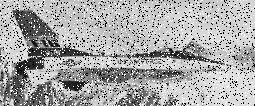
#> input picture images/noisy.jpg, 255 x 106 px, found by its file name
$ jupyter execute image_DFT_processing.ipynb
#> lines starting #> are read from the running program, lines starting #| are printed output that depends on the picture
[cell 1]
# =========================
# Cell 1: Import Libraries
# =========================
import cv2
import numpy as np
import matplotlib.pyplot as plt

# To display the image correctly in matplotlib as grayscale
plt.rcParams['image.cmap'] = 'gray'

[cell 2]
# =========================
# Cell 2: Read and Display Input Image
# =========================

# Read the image in grayscale mode
img = cv2.imread('noisy.jpg', cv2.IMREAD_GRAYSCALE)
#> img is the input picture: shape (106, 255); min 0, max 255, mean 167.9

# Display the input image
plt.figure(figsize=(5,5))
plt.title("Original Image - noisy.png")
plt.imshow(img)
plt.axis('off')
plt.show()

[cell 3]
# =========================
# Cell 3: Compute DFT and Display Magnitude & Phase
# =========================

# Compute 2D DFT
dft = cv2.dft(np.float32(img), flags=cv2.DFT_COMPLEX_OUTPUT)

# Shift low-frequency components to the centre of the image
dft_shift = np.fft.fftshift(dft)

# Compute magnitude and phase
magnitude = cv2.magnitude(dft_shift[:,:,0], dft_shift[:,:,1])
phase = np.arctan2(dft_shift[:,:,1], dft_shift[:,:,0])
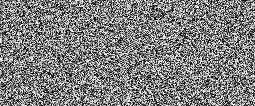
#> phase: shape (106, 255) float32; min -3.14, max 3.14, mean -0.00163; drawn with min black and max white

# Display magnitude and phase (in logarithmic scale for better visualisation)
plt.figure(figsize=(12,5))

plt.subplot(1,2,1)
plt.title("Magnitude Spectrum")
plt.imshow(np.log(1 + magnitude))
plt.axis('off')

plt.subplot(1,2,2)
plt.title("Phase Spectrum")
plt.imshow(phase)
plt.axis('off')

plt.show()
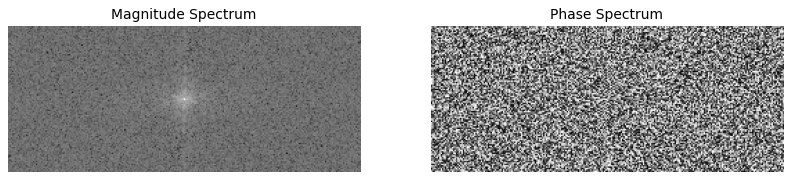
#> figure drawn by matplotlib, 2 panels

[cell 4]
# =========================
# Cell 4: Create Gaussian Low-Pass Filter and Apply
# =========================

# Get image dimensions
rows, cols = img.shape
#> rows = 106; cols = 255
crow, ccol = rows // 2, cols // 2  # Image centre
#> crow = 53; ccol = 127

# Define filter size (larger value removes less frequency components)
D0 = 30  # e.g., 30 pixels; can be adjusted

# Create a 2D Gaussian filter
u, v = np.meshgrid(np.arange(cols), np.arange(rows))
u = u - ccol
v = v - crow
H = np.exp(-(u**2 + v**2) / (2 * (D0**2)))

# Display the filter for inspection
plt.figure(figsize=(5,5))
plt.title("Gaussian Low-Pass Filter (Gaussian LPF)")
plt.imshow(H)
plt.axis('off')
plt.show()
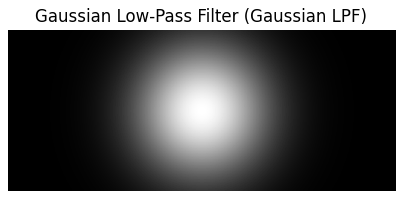
#> figure drawn by matplotlib, 1 panel

# Apply the filter to the image in the frequency domain
filtered_shift = np.zeros_like(dft_shift)
filtered_shift[:,:,0] = dft_shift[:,:,0] * H
filtered_shift[:,:,1] = dft_shift[:,:,1] * H

[cell 5]
# =========================
# Cell 5: Compute Inverse DFT and Display Filtered Image
# =========================

# Inverse shift of the filtered spectrum
f_ishift = np.fft.ifftshift(filtered_shift)

# Compute the inverse DFT
img_back = cv2.idft(f_ishift)
img_back = cv2.magnitude(img_back[:,:,0], img_back[:,:,1])

# Normalise for better visualisation
img_back_norm = cv2.normalize(img_back, None, 0, 255, cv2.NORM_MINMAX)
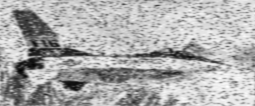
#> img_back: shape (106, 255) float32; min 504837.6, max 6432183.5, mean 4538992.5; drawn with min black and max white
img_back_uint8 = np.uint8(img_back_norm)

plt.figure(figsize=(6,6))
plt.title("Image after Gaussian Low-Pass Filtering")
plt.imshow(img_back_uint8)
plt.axis('off')
plt.show()
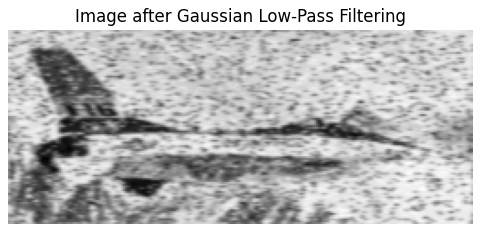
#> figure drawn by matplotlib, 1 panel

[cell 6]
# =========================
# Cell 6: Compare Input and Output Images
# =========================

plt.figure(figsize=(12,6))

plt.subplot(1,2,1)
plt.title("Input Image")
plt.imshow(img)
plt.axis('off')

plt.subplot(1,2,2)
plt.title("Filtered Output Image")
plt.imshow(img_back_uint8)
plt.axis('off')

plt.show()
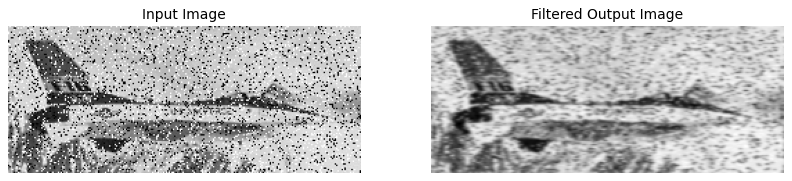
#> figure drawn by matplotlib, 2 panels
